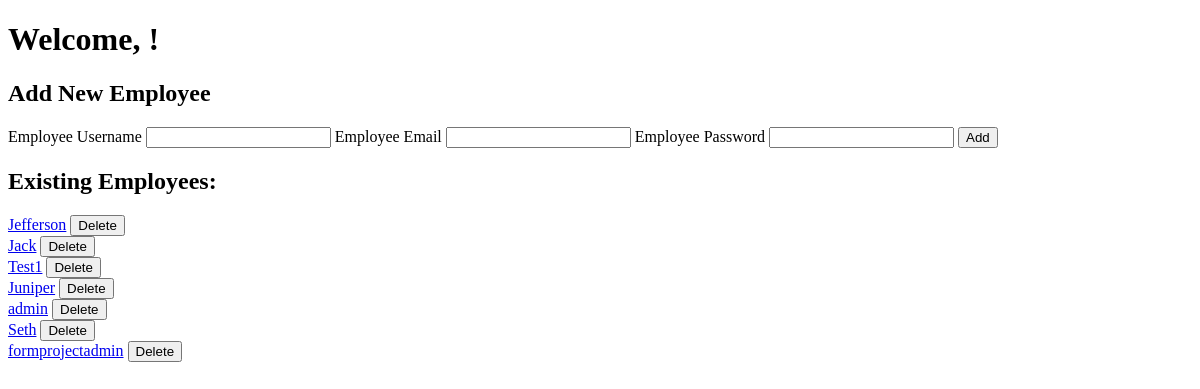
The app's page /employee_manage/ (signed in), older data.
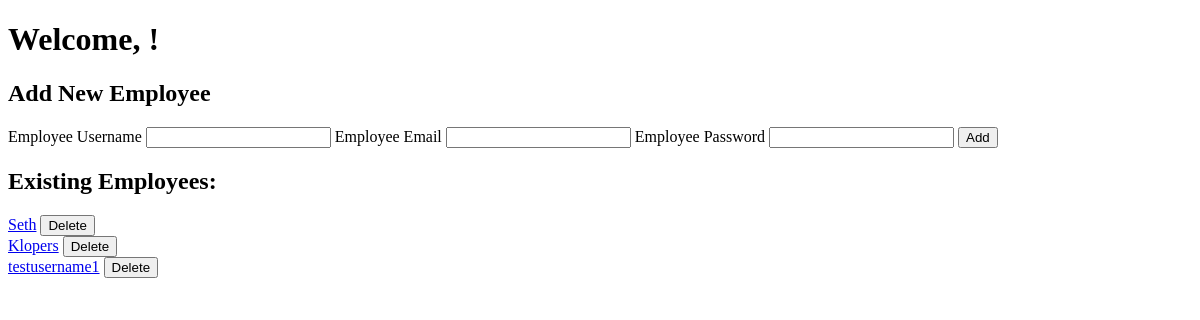
The same page, newer data.
### formapp/models.py (models this page shows)
class Employee(models.Model):
    user = models.OneToOneField(User, on_delete=models.CASCADE)

### formapp/views.py (the view)
# urls.py: path('employee_manage/', views.employee_manage, name='admin_employee_management'),
def employee_manage(request):
    user = request.user
    employee, created = Employee.objects.get_or_create(user=user)
    if request.method == 'POST':
        employee_id = request.POST.get('employee_id')
        new_username = request.POST.get('username')
        new_password = request.POST.get('password')
        new_email = request.POST.get('email')
        if employee_id:
            employee = get_object_or_404(Employee, id=employee_id)
            if new_username:
                try:
                    employee.user.username = new_username
                    employee.user.full_clean()  # This will check the validation for username.
                except ValidationError as e:
                    return render(request, 'formapp/admin_employee_management.html', {'error': e.messages})
            if new_password:
                employee.user.set_password(new_password)  # Hashes the password
            if new_email:
                employee.user.email = new_email
            employee.user.save()
        else:
            try:
                user = User.objects.create_user(username=new_username, password=new_password)
                employee, created = Employee.objects.get_or_create(user=user)
            except ValidationError as e:
                return render(request, 'formapp/admin_employee_management.html', {'error': e.messages})
            except IntegrityError:
                return render(request, 'formapp/admin_employee_management.html', {'error': ['Username already exists']})
        return redirect('admin_dashboard')
    else:
        employees = Employee.objects.all()
        return render(request, 'formapp/admin_employee_management.html', {'employees': employees})

### formapp/templates/formapp/admin_employee_management.html (shortened to what this page needs)
<!DOCTYPE html>
{% load static %}
<html>
<head>
</head>
<body>
    <h1>Welcome, {{ admin_name }}!</h1>
    <form id="create-employee" method="post">
        <h2>Add New Employee</h2>
        <label for="username">Employee Username</label>
        <input type="text" id="username" name="username" required>
        <label for="email">Employee Email</label>
        <input type="email" id="email" name="email" required>
        <label for="password">Employee Password</label>
        <input type="password" id="password" name="password" required>
        <input type="submit" value="Add">
    </form>
    <div id="employee-list">
        <h2>Existing Employees:</h2>
        {% for employee in employees %}
            <div>
                <a href="{% url 'employee_view' employee.id %}">{{ employee.user.username }}</a>
                <form action="{% url 'employee_delete' employee.id %}" method="POST" style="display: inline;">
                    <button type="submit">Delete</button>
                </form>
            </div>
        {% empty %}
            <p>No employees added yet</p>
        {% endfor %}
    </div>
</body>
</html>

Row changes from the older to the newer data that the page shows:
removed Employee: user.username "Jefferson"
removed Employee: user.username "Jack"
removed Employee: user.username "Test1"
removed Employee: user.username "Juniper"
removed Employee: user.username "admin"
removed Employee: user.username "formprojectadmin"
added Employee: user.username "Klopers"
added Employee: user.username "testusername1"
